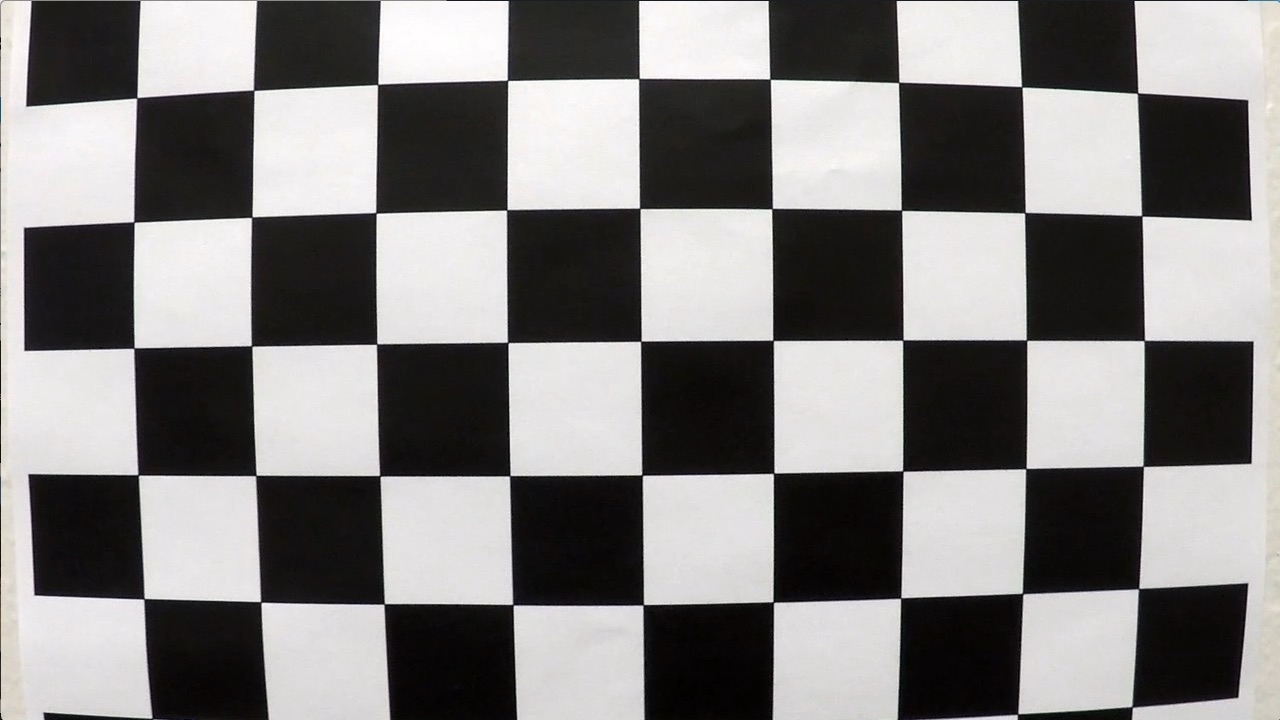
#> input picture sdc/term_1/project_4/cnd-all/camera_cal/calibration1.jpg, 1280 x 720 px; its folder holds 4 pictures in this run
$ jupyter execute example.ipynb   (shell and % lines are left out)
#> lines starting #> are read from the running program, lines starting #| are printed output that depends on the picture; after the words box and inside, x2 and y2 are one past the last pixel; in counts of white or black regions, pixels touching at a corner belong together
## Advanced Lane Finding Project

The goals / steps of this project are the following:

* Compute the camera calibration matrix and distortion coefficients given a set of chessboard images.
* Apply a distortion correction to raw images.
* Use color transforms, gradients, etc., to create a thresholded binary image.
* Apply a perspective transform to rectify binary image ("birds-eye view").
* Detect lane pixels and fit to find the lane boundary.
* Determine the curvature of the lane and vehicle position with respect to center.
* Warp the detected lane boundaries back onto the original image.
* Output visual display of the lane boundaries and numerical estimation of lane curvature and vehicle position.

---
## First, I'll compute the camera calibration using chessboard images

[cell 1]
import numpy as np
import cv2
import glob
import matplotlib.pyplot as plt
import seaborn as sns
sns.set_context("poster")

[cell 2]
# prepare object points, like (0,0,0), (1,0,0), (2,0,0) ....,(6,5,0)
objp = np.zeros((6*9,3), np.float32)
objp[:,:2] = np.mgrid[0:9,0:6].T.reshape(-1,2)

# Arrays to store object points and image points from all the images.
objpoints = [] # 3d points in real world space
imgpoints = [] # 2d points in image plane.

# Make a list of calibration images
images = glob.glob('../camera_cal/calibration*.jpg')

# Step through the list and search for chessboard corners
output_images = []
for fname in images:
    img = cv2.imread(fname)
#> img is the input picture: shape (720, 1280, 3); mean B, G, R 127.8, 128.4, 130.1
    gray = cv2.cvtColor(img,cv2.COLOR_BGR2GRAY)

    # Find the chessboard corners
    ret, corners = cv2.findChessboardCorners(gray, (9,6),None)
#> ret = False; corners = None

    # If found, add object points, image points
    if ret == True:
        objpoints.append(objp)
        imgpoints.append(corners)

        # Draw and display the corners
        img = cv2.drawChessboardCorners(img, (9,6), corners, ret)
        output_images.append(img)
#> pass 2 of the loop `for fname in images:`:
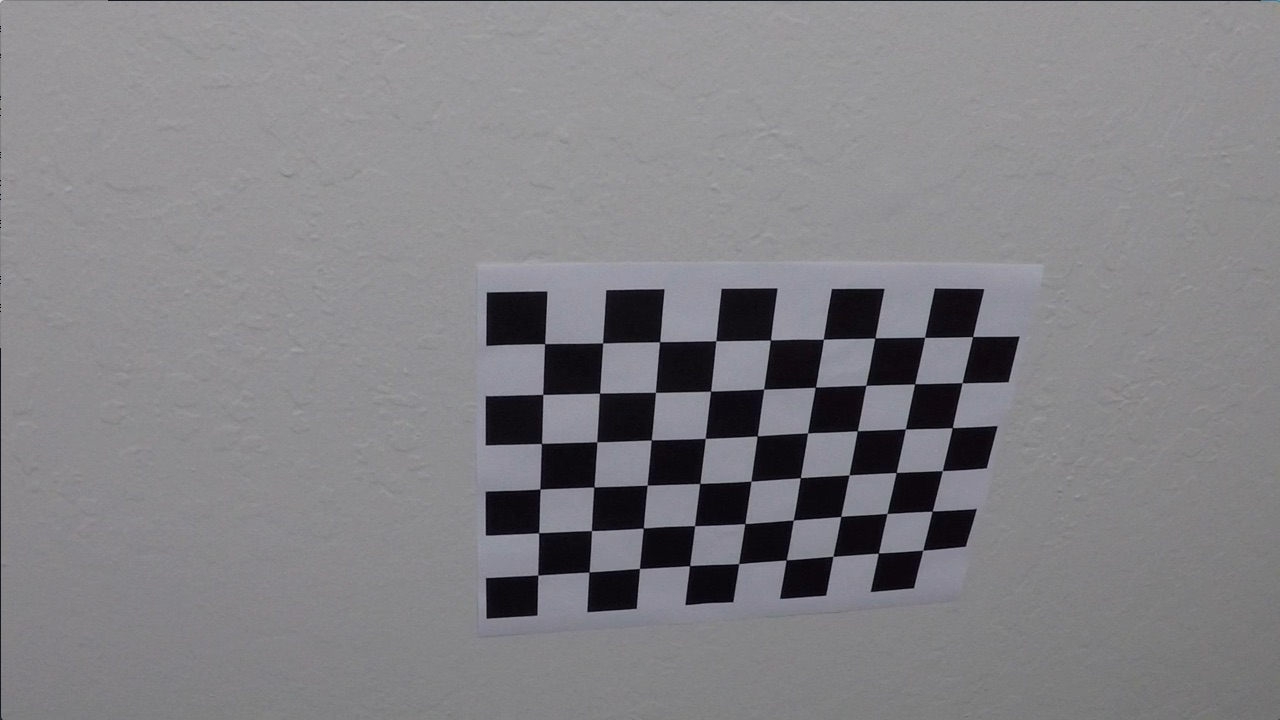
#> input picture sdc/term_1/project_4/cnd-all/camera_cal/calibration10.jpg, 1280 x 720 px
#> img is the input picture: shape (720, 1280, 3); mean B, G, R 133.1, 129.4, 130.2
#> ret = True; corners = 54 rows, first 8: [545.3, 343.1], [602.7, 342.8], [660.1, 341.3], [715.8, 340.7], [770.6, 340], [823.5, 339.2], [874.3, 338.5], [925.1, 337.4]
#> `img = cv2.drawChessboardCorners(img, (9,6), corners, ret)`:
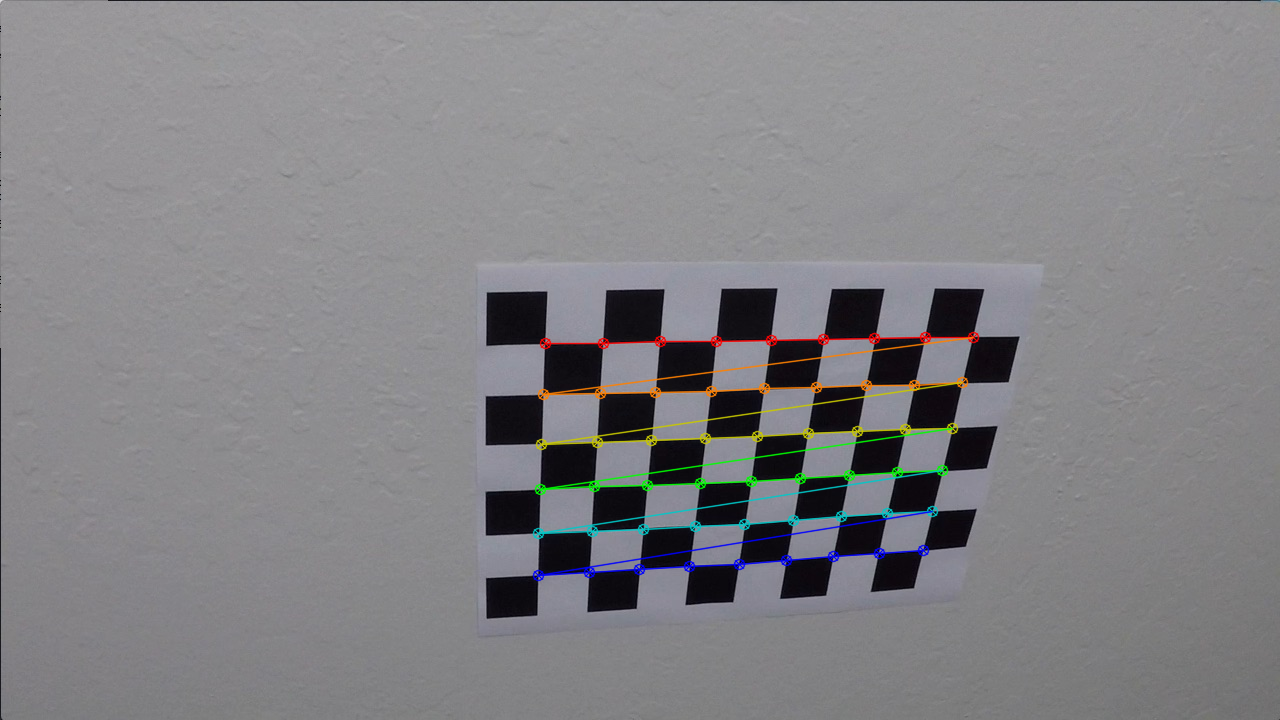
#> img: shape (720, 1280, 3); 1.91% of pixels changed, all inside (x1, y1, x2, y2) = (532, 331, 980, 582)
#> pass 3 of the loop `for fname in images:`:
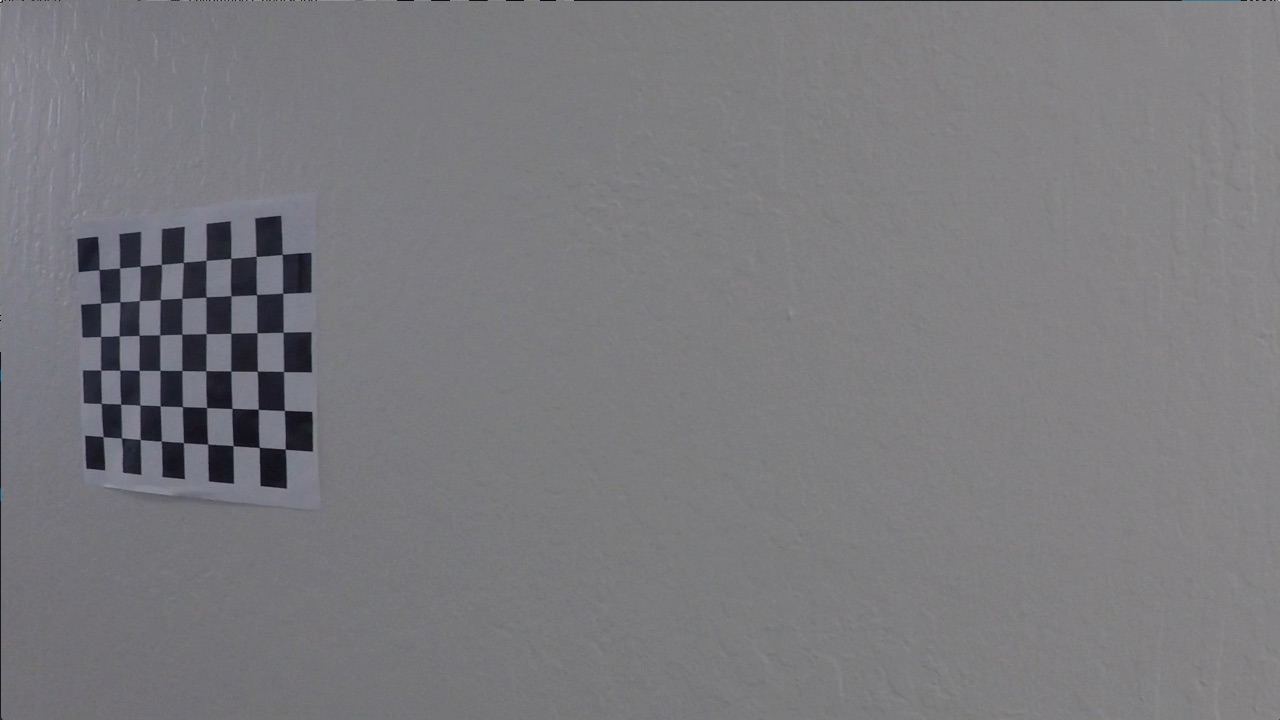
#> input picture sdc/term_1/project_4/cnd-all/camera_cal/calibration11.jpg, 1280 x 720 px
#> img is the input picture: shape (720, 1280, 3); mean B, G, R 125.2, 121.7, 122.2
#> corners = 54 rows, first 8: [99.22, 269.6], [119.6, 268], [140.1, 266.1], [161.3, 264.5], [183.3, 262.5], [206.1, 260.3], [230.7, 258.2], [256.2, 256.3]
#> `img = cv2.drawChessboardCorners(img, (9,6), corners, ret)`:
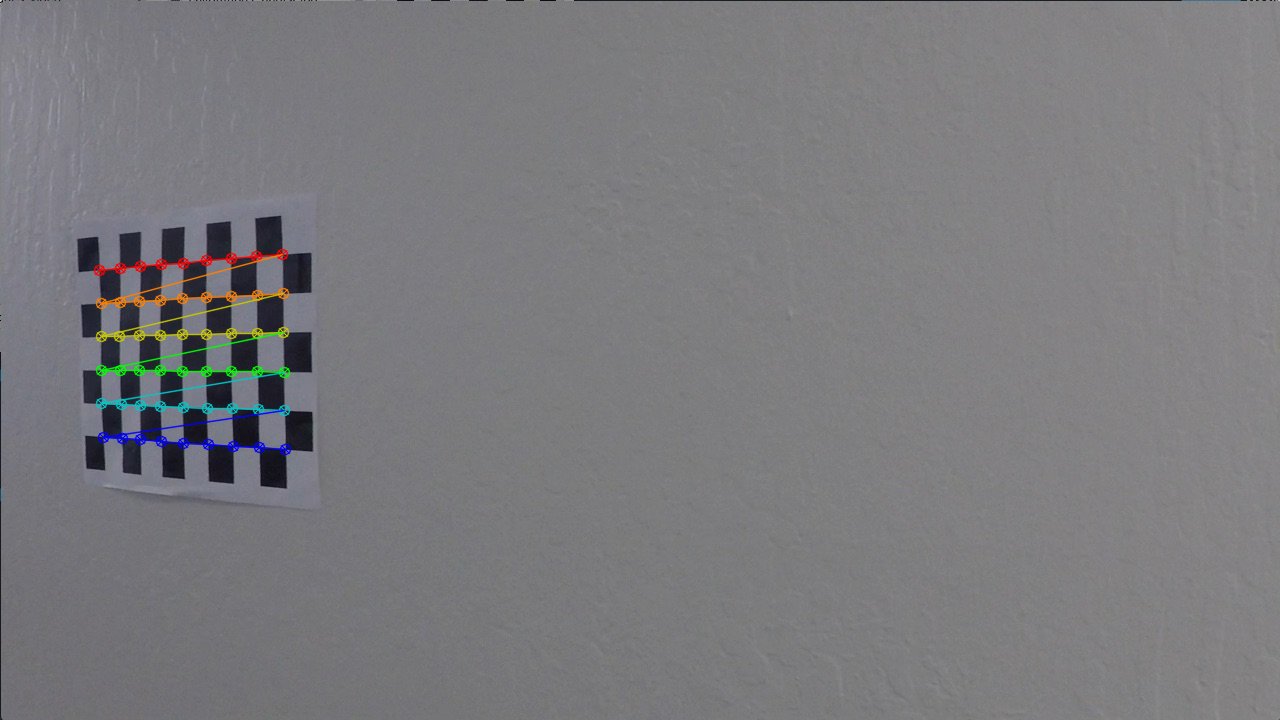
#> img: shape (720, 1280, 3); 1.11% of pixels changed, all inside (x1, y1, x2, y2) = (93, 248, 292, 456)
#> the loop made 4 passes; the first 3 are shown

## And so on and so forth...

[cell 3]
for i, img in enumerate(output_images):
    plt.subplot(17,1,i+1)
    plt.imshow(img)
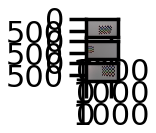
#> figure drawn by matplotlib, 3 panels; B, G, R data is drawn as R, G, B
